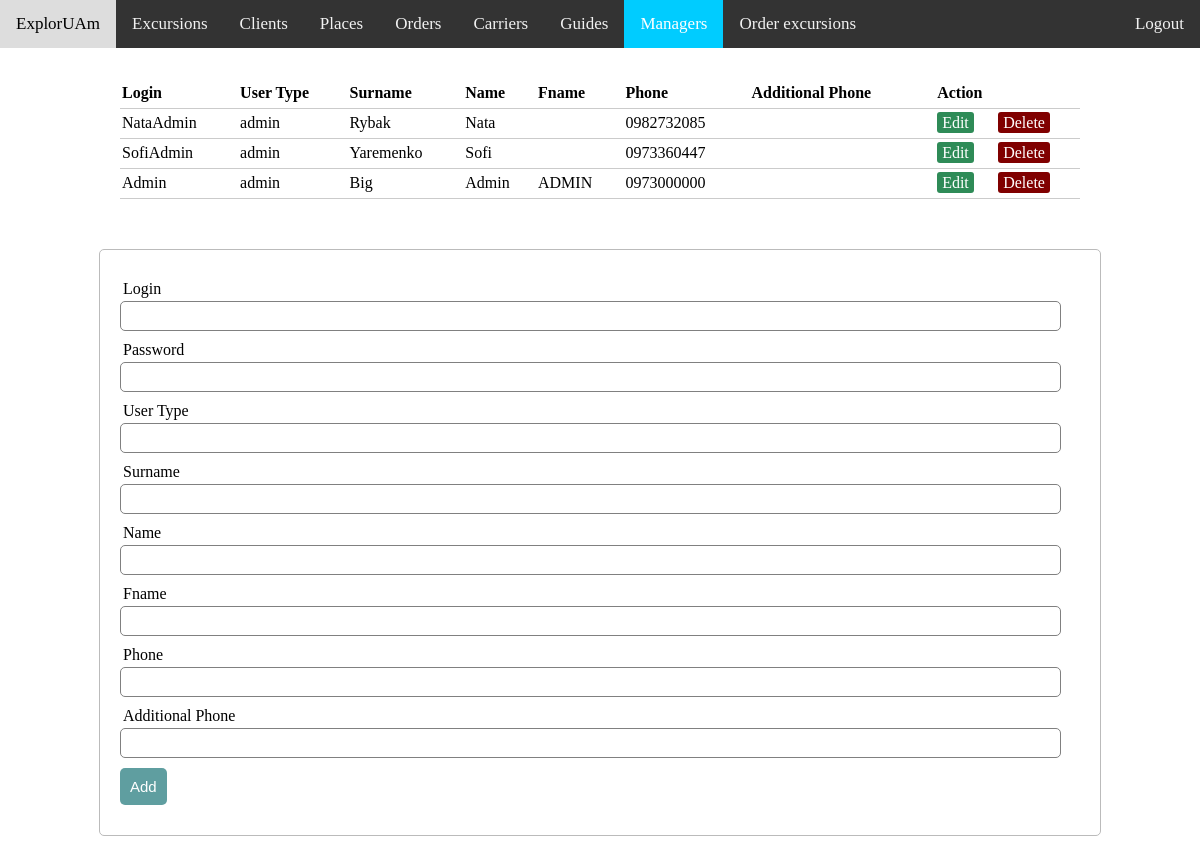
The app's page /admin_view/managers.php with its own data.
### tables this page shows
CREATE TABLE IF NOT EXISTS `managers` (
  `id_manager` int(11) NOT NULL AUTO_INCREMENT,
  `manag_login` varchar(32) NOT NULL,
  `manag_password` varchar(500) NOT NULL,
  `m_usertype` varchar(5) NOT NULL,
  `manag_surname` varchar(30) NOT NULL,
  `manag_name` varchar(30) NOT NULL,
  `manag_fname` varchar(30) DEFAULT NULL,
  `manag_phone` char(10) NOT NULL,
  `m_anoth_phone` char(10) DEFAULT NULL,
  PRIMARY KEY (`id_manager`)
);

### admin_view/server.php (called while the page is built, shortened)
<?php
	$update = false;
	$manag_login= "";
	$manag_password= "";
	$m_usertype = "";
	$manag_surname= "";
	$manag_name= "";
	$manag_fname= "";
	$manag_phone= "";
	$m_anoth_phone= "";
?>

### admin_view/managers.php (the view, shortened to what this page needs)
<?php  include('server.php');
?>
<html>
<head>
<link rel="stylesheet" href="adminstyle.css">
</head>
<body>
<div class="topnav"><a class="hover">ExplorUAm</a>
  <a href="excursions.php">Excursions</a>
  <a href="clients.php">Clients</a>
  <a href="places.php">Places</a>
  <a href="orders.php">Orders</a>
  <a href="carriers.php">Carriers</a>
  <a href="guides.php">Guides</a>
  <a class="active" href="managers.php">Managers</a>
  <a href="order_excursions.php">Order excursions</a>
  <a href="../logout.php" style="float:right"> Logout </a>
</div>
<?php $results = mysqli_query($db, "SELECT * FROM managers"); ?>
<table>
  <thead>
    <tr>
      <th>Login</th>
      <th>User Type</th>
      <th>Surname</th>
      <th>Name</th>
      <th>Fname</th>
      <th>Phone</th>
      <th>Additional Phone</th>
      <th colspan="2">Action</th>
    </tr>
  </thead>
  <?php while ($row = mysqli_fetch_array($results)) { ?>
    <tr>
      <td><?php echo $row['manag_login']; ?></td>
      <td><?php echo $row['m_usertype']; ?></td>
      <td><?php echo $row['manag_surname']; ?></td>
      <td><?php echo $row['manag_name']; ?></td>
      <td><?php echo $row['manag_fname']; ?></td>
      <td><?php echo $row['manag_phone']; ?></td>
      <td><?php echo $row['m_anoth_phone']; ?></td>
      <td>
        <a href="managers.php?edit_manag=<?php echo $row['id_manager']; ?>" class="edit_btn" >Edit</a>
      </td>
      <td>
        <a href="server.php?del_manag=<?php echo $row['id_manager']; ?>" class="del_btn">Delete</a>
      </td>
    </tr>
  <?php } ?>
</table>
  <form method="post" action="server.php" >
    <div class="input-group">
      <label>Login</label>
      <input type="text" name="login" value="<?php echo $manag_login; ?>">
    </div>
    <div class="input-group">
      <?php if ($update == false): ?>
      <label>Password</label>
      <input type="text" name="password" value="<?php echo $manag_password; ?>">
      <?php else: ?>
      <input type="hidden" name="password" value="<?php echo $manag_password; ?>">
      <?php endif ?>
    </div>
    <div class="input-group">
      <label>User Type</label>
      <input type="text" name="usertype"value="<?php echo $m_usertype; ?>">
    </div>
    <div class="input-group">
      <label>Surname</label>
      <input type="text" name="surname"value="<?php echo $manag_surname; ?>">
    </div>
    <div class="input-group">
      <label>Name</label>
      <input type="text" name="name" value="<?php echo $manag_name; ?>">
    </div>
    <div class="input-group">
      <label>Fname</label>
      <input type="text" name="fname" value="<?php echo $manag_fname; ?>">
    </div>
    <div class="input-group">
      <label>Phone</label>
      <input type="text" name="phone" value="<?php echo $manag_phone; ?>">
    </div>
    <div class="input-group">
      <label>Additional Phone</label>
      <input type="text" name="anoth_phone" value="<?php echo $m_anoth_phone; ?>">
    </div>
    <div class="input-group">
      <?php if ($update == true): ?>
      <button class="btn" type="submit" name="update_manag" style="background: #ddd;" >Update</button>
      <?php else: ?>
      <button class="btn" type="submit" name="save_manag" >Add</button>
      <?php endif ?>
    </div>
  </form>
</body>
</html>

### admin_view/adminstyle.css (style rules this page uses)
body { margin: 0; }
.topnav { overflow: hidden; background-color: #333; }
.topnav a { float: left; color: #f2f2f2; text-align: center; padding: 14px 16px; text-decoration: none; font-size: 17px; }
.topnav a.hover { background-color: #ddd; color: black; }
.topnav a.active { background-color: #00CCFF; color: white; }
table { width: 80%; margin: 30px auto; border-collapse: collapse; text-align: left; }
tr { border-bottom: 1px solid #cbcbcb; }
th, td { border: none; height: 30px; padding: 2px; }
form { width: 80%; margin: 50px auto; text-align: left; padding: 20px; border: 1px solid #bbbbbb; border-radius: 5px; }
.input-group { margin: 10px 0px 10px 0px; }
.input-group label { display: block; text-align: left; margin: 3px; }
.input-group input { height: 30px; width: 98%; padding: 5px 10px; font-size: 16px; border-radius: 5px; border: 1px solid gray; }
.btn { padding: 10px; font-size: 15px; color: white; background: #5F9EA0; border: none; border-radius: 5px; }
.edit_btn { text-decoration: none; padding: 2px 5px; background: #2E8B57; color: white; border-radius: 3px; }
.del_btn { text-decoration: none; padding: 2px 5px; color: white; border-radius: 3px; background: #800000; }

### records on screen
managers: manag_login "NataAdmin", m_usertype "admin", manag_surname "Rybak", manag_name "Nata", manag_phone "0982732085"
managers: manag_login "SofiAdmin", m_usertype "admin", manag_surname "Yaremenko", manag_name "Sofi", manag_phone "0973360447"
managers: manag_login "Admin", m_usertype "admin", manag_surname "Big", manag_name "Admin", manag_fname "ADMIN", manag_phone "0973000000"
